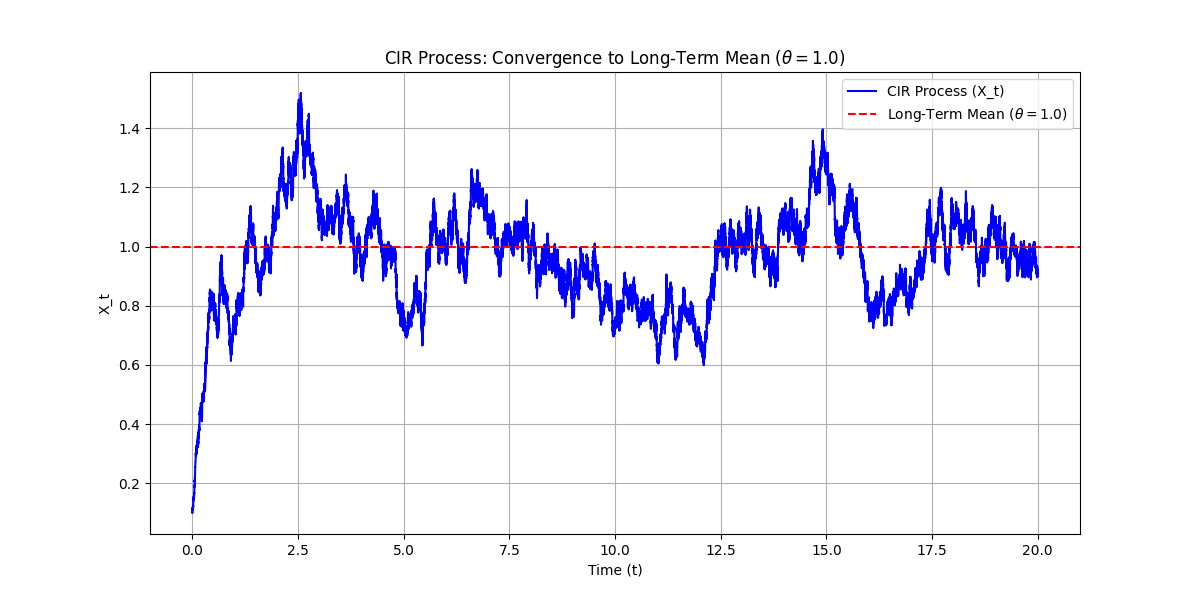

Write Python code to recreate this figure.
import numpy as np
import matplotlib.pyplot as plt

# Parameters for the CIR process
kappa = 2.0    # Speed of mean reversion
theta = 1.0    # Long-term mean
xi = 0.3       # Volatility
X0 = 0.1       # Initial interest rate (start far from theta)
T = 20.0       # Long time horizon
N = 100000     # Number of time steps
dt = T / N     # Time step size

# Define the drift and diffusion functions for the CIR process
def drift(t, X):
    return kappa * (theta - X)

def diffusion(t, X):
    return xi * np.sqrt(X)

# Define the derivative of the diffusion function
def diffusion_derivative(t, X):
    return xi / (2 * np.sqrt(X))

# Milstein method for the CIR process
def milstein_method_cir(X0, T, N, drift, diffusion, diffusion_derivative):
    dt = T / N
    X = np.zeros(N + 1)
    X[0] = X0
    t = np.linspace(0, T, N + 1)

    for k in range(N):
        dW = np.random.normal(0, np.sqrt(dt))  # Increment of Brownian motion
        Xk = X[k]
        if Xk <= 0:  # Ensure Xk is positive to avoid numerical issues
            Xk = abs(Xk)

        # Milstein update
        X[k + 1] = (
            Xk
            + drift(t[k], Xk) * dt
            + diffusion(t[k], Xk) * dW
            + 0.5 * diffusion(t[k], Xk) * diffusion_derivative(t[k], Xk) * (dW**2 - dt)
        )

        # Ensure the next value is non-negative
        X[k + 1] = max(X[k + 1], 0)

    return t, X

# Simulate the CIR process
t, X = milstein_method_cir(X0, T, N, drift, diffusion, diffusion_derivative)

# Plot the results
plt.figure(figsize=(12, 6))
plt.plot(t, X, label=f"CIR Process (X_t)", color="blue")
plt.axhline(y=theta, color="red", linestyle="--", label=f"Long-Term Mean ($\\theta = {theta}$)")
plt.title(f"CIR Process: Convergence to Long-Term Mean ($\\theta = {theta}$)")
plt.xlabel("Time (t)")
plt.ylabel("X_t")
plt.legend()
plt.grid(True)
plt.savefig("Cox-Ingersoll-Ross.png")
plt.show()
